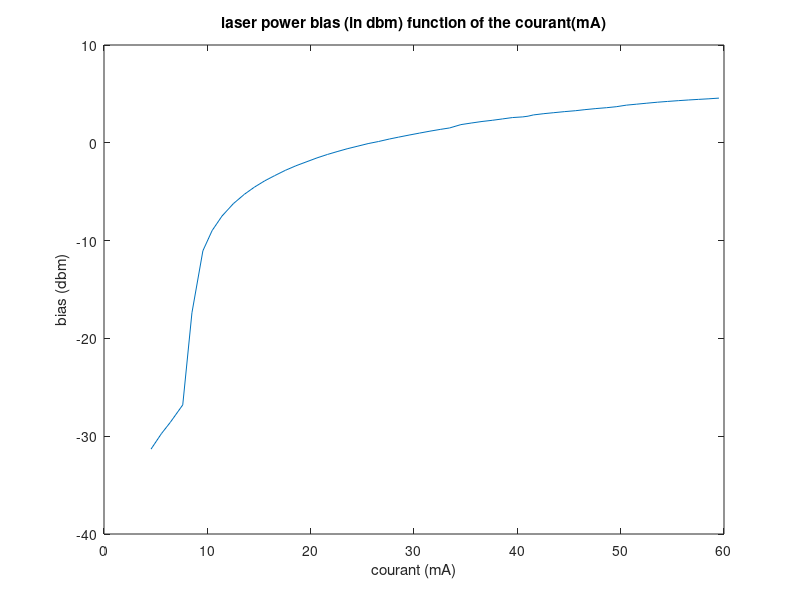
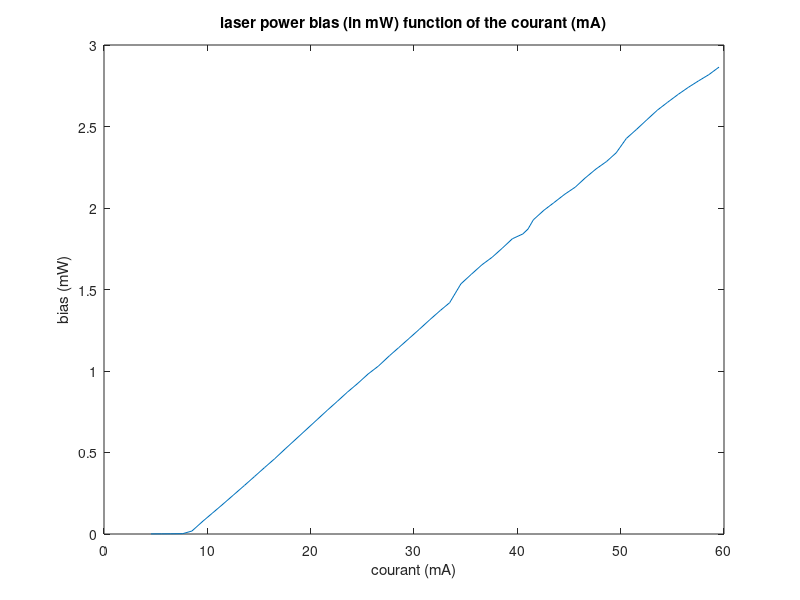

The MATLAB source for these figures, in order:
power_bias_dbm = [-31.32,-29.73,-28.59,-26.80,-17.38,-11.04,-8.98,-7.49,-6.22,-5.26,-4.53,-3.89,-3.36,-2.82,-2.35,-1.54,-1.19,-0.90,-0.61,-0.34,-0.08,0.13,0.39,0.58,0.79,0.99,1.19,1.37,1.52,1.86,2.02,2.18,2.30,2.44,2.58,2.65,2.72,2.85,2.98,3.08,3.19,3.28,3.39,3.50,3.59,3.69,3.85,3.95,4.05,4.15,4.23,4.31,4.38,4.44,4.50,4.57];

voltage = [45.51,55.62,64.1,76.2,85.1,95.7,104.6,114.2,125.2,135.9,145.6,155.5,165.1,175.4,185.7,206.2,216.3,225.6,235.3,245.7,255.6,265.6,276.3,285.1,295.2,305.2,315.4,325.4,334.5,345.4,355.3,365.8,375.7,385.5,395.2,405.3,410.3,415.5,425.7,435.3,445.9,456.1,465.4,476.0,486.4,495.7,505.5,515.5,525.3,535.5,545.4,555.8,565.8,575.3,585.4,595.1];
% 605.4,614.5
courant = voltage./10;

power_bias_mW = 10.^(power_bias_dbm/10);

figure (1)
plot(courant, power_bias_dbm);
title('laser power bias (in dbm) function of the courant(mA)');
xlabel('courant (mA)');
ylabel('bias (dbm)');

figure (2)
plot(courant, power_bias_mW);
title('laser power bias (in mW) function of the courant (mA)');
xlabel('courant (mA)');
ylabel('bias (mW)');